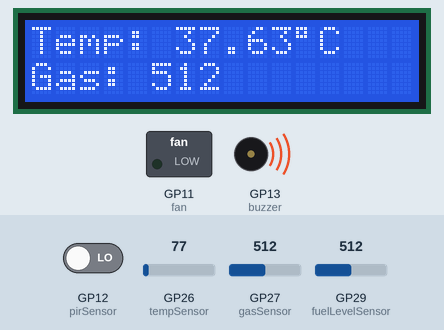
Recording of a sketch running on a simulated Raspberry Pi Pico. Shown: 16×2 character LCD, switched loads named in the sketch (green lamp = pin HIGH), buzzer (waves = sounding, pin HIGH). The inputs (shaded band) are chosen by the test bench; at power-on: GP26 (tempSensor) = 77, GP27 (gasSensor) = 512, GP12 (pirSensor) LOW, GP29 (fuelLevelSensor) = 512. What the sketch prints to the serial monitor is not drawn.

Above: at 5.6 s.
5.7 s: GP26 (tempSensor) set to 82
At 15.9 s:
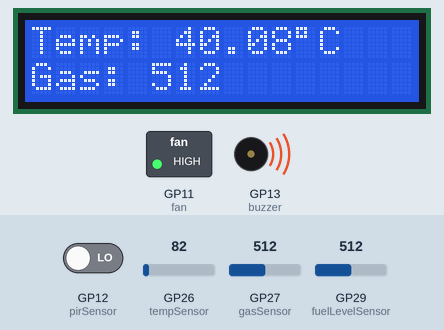
16.6 s: GP27 (gasSensor) set to 413
At 21.1 s:
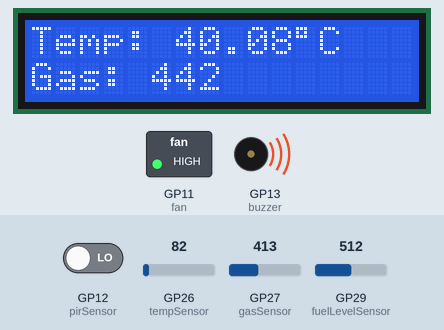
26.7 s: GP27 (gasSensor) set to 386
At 31.3 s:
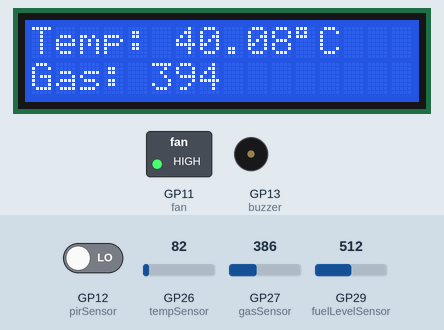
36.8 s: GP26 (tempSensor) set to 46
At 41.5 s:
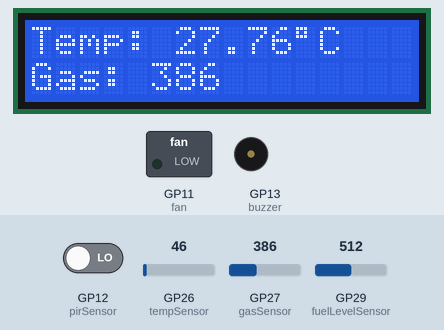
Timing chart, 0 to 43.0 s (numbered marks = the images above; inputs shaded):
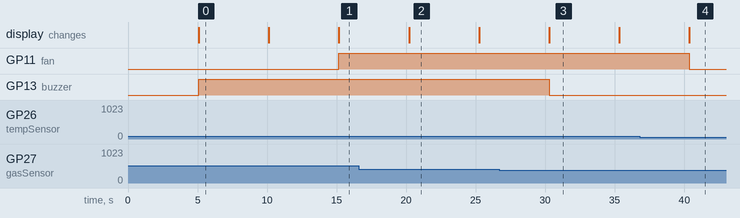

The sketch:

Temp_Sketch.ino
```cpp
//the end goal of this code is to send sms on particular intervals
//and when there is a critical fault on the system
#include <Wire.h>
#include <LiquidCrystal_I2C.h>
#include <Keypad.h>
#include <EEPROM.h>

const byte ROWS = 4;
const byte COLS = 3;

const int buzzer = 13;
const int gasSensor = A1;
const int tempSensor = A0;
const int fuelLevelSensor = A3;
const int fan = 11;
const int pirSensor = 12;
int gasValue;

char hexaKeys[ROWS][COLS] = {
  {'1', '2', '3'},
  {'4', '5', '6'},
  {'7', '8', '9'},
  {'*', '0', '#'},
};

byte rowPins[ROWS] = {9, 8, 7, 6};
byte colPins[COLS] = {5, 4, 3, };

int analogReadTemp;  // Variable to read the value from Arduino A0
int fuelLevel;
float temperature; // variable that receives the converted voltage
float tempThresholdMax = 40.0;
float tempThresholdMin = 20.0;
int smokeThresholdMax = 400;

Keypad keypad = Keypad(makeKeymap(hexaKeys), rowPins, colPins, ROWS, COLS);

LiquidCrystal_I2C lcd(0x3F, 16, 2); //

struct Access{
  char pin[17];
  char num1[10];
  char num2[10];
  char num3[10];
  char num4[10];
};

Access access;

void setup() {
  Serial.begin(9600);    //setting the baud rate of serial monitor
  pinMode(buzzer, OUTPUT);   //setting the buzzser pin to output
  lcd.begin();               //setup the LCD display
  lcd.setCursor(0, 0);    //setting the innitial index of the lcd display to row 1, column 1
  pinMode(pirSensor,INPUT);  //setting the pirSensor pin to input
  pinMode(fan, OUTPUT);
  digitalWrite(pirSensor,LOW);   //innitialising the pirSensor pin to low

}

void loop() {
  if(digitalRead(pirSensor)==HIGH)  {       //tell the arduino to check the value of the motion sensor
      Serial.println("Somebody is around");
    }
    else  {
      Serial.println("Nobody.");
    }
    delay(10);

  getTempAndGasAvg();

  fuelLevel = analogRead(fuelLevelSensor); //take a sample of the fuel level
  Serial.print(fuelLevel); //print the fuel level
  checkFuelLevel(fuelLevel); //function to determine when to send sms

  lcd.clear();
  Serial.print("Temperature ");
  Serial.println(temperature);
  Serial.println("Gas Sensor");
  Serial.println(gasValue);
  lcd.print("Temp: ");
  lcd.print(temperature);
  lcd.print(char(223));
  lcd.print("C");
  lcd.setCursor(0, 1);
  lcd.print("Gas: ");
  lcd.print(gasValue);

  if (checkSmokeState()){
    digitalWrite(buzzer, HIGH);
  }
  else{
    digitalWrite(buzzer, LOW);
  }

  int temperatureState = checkTemperatureState();
  if (temperatureState){
    // if above threshold
    if (temperatureState == 2) {
      digitalWrite(fan, HIGH);
      Serial.println("Temperature above Threshold");
    }

    else {
      digitalWrite(fan, LOW);
    }
    // if below threshold
    if (temperatureState == 1) {

    }
    else {

    }
  }

  else {
    digitalWrite(fan, LOW);
  }

}

/*
 *  This function will detemine if threshold
 *  for temperature is reached
 *  0 means temperature is ok
 *  1 means temperature is below min
 *  2 means temperature is above max
 */

int checkTemperatureState(){
  if(temperature > tempThresholdMax){
    return 2;
  }
  if(temperature < tempThresholdMax){
    return 1;
  }
  return 0;
}

/*
 * this function will determine if threshold
 * for smoke
 * 1 means smoke detected and 0 means no smoke
 */
int checkSmokeState(){
  if(gasValue > smokeThresholdMax){
    return 1;
  }
  return 0;
}

int  checkFuelLevel(int s){
  if(s >= 1000) {
   Serial.println("NO FUEL LEFT");
  return 0;
  }
  if(s < 1000 && s >= 600) {
   Serial.println("fuel level is too low");
  return 0;
  }
  if(s < 600 && s >= 500) {
   Serial.println("fuel level is moderate");
  return 1;
  }
  if(s < 500) {
   Serial.println("there is enough fuel in tank");
   return 1;
  }
 }

void getTempAndGasAvg(){
  float temp = 0.0;
  int gas = 0;
  for (int i = 0; i < 10; i++) {
     temp += getTemperature();
     gas += getGasLevel();
     delay(500);
  }
  temperature = temp/10;
  gasValue = gas/10;
 }

float getTemperature(){
  analogReadTemp = analogRead(tempSensor);    //Tell the Arduino to read the voltage on pin A0
  float tempe = (5.0 * analogReadTemp)/1023.0; // Convert the read value into a voltage
  tempe /= 0.01;
  return tempe;
}

int getGasLevel(){
  int gas = analogRead(gasSensor);   // Tell the Arduino to read the voltage on pin A1
  return gas;
}
```

Measured:
- the behaviour switches between 81 and 82 on GP26 (tempSensor) (found by bisection; images 0 and 1)
- the behaviour switches between 401 and 400 on GP27 (gasSensor) (found by bisection; images 2 and 3)
- after the input at 5.7 s, GP11 (fan): LOW → HIGH after 9.5 s; the display: first changes after 4.4 s (image 1 shows a later state)
- after the input at 16.6 s, the display: changes after 3.6 s (image 2)
- after the input at 26.7 s, GP13 (buzzer): HIGH → LOW after 3.6 s; the display: changes after 3.6 s (image 3)
- after the input at 36.8 s, GP11 (fan): HIGH → LOW after 3.5 s; the display: changes after 3.5 s (image 4)
- what the display in image 2 shows lasts 5.0 s, from 20.2 s to 25.2 s
